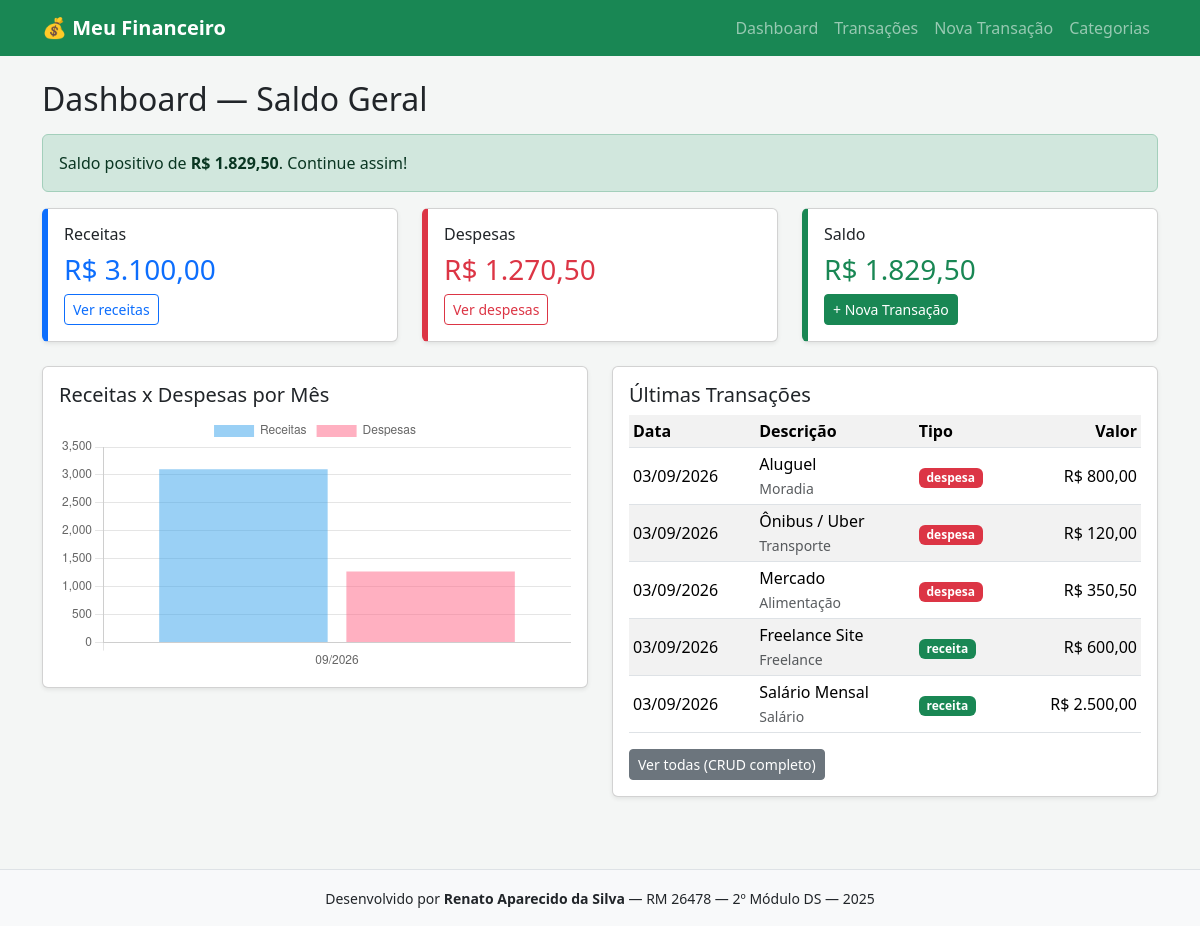
The page / on the database its author committed.
### tables this page shows
CREATE TABLE IF NOT EXISTS transacoes (
  id INT AUTO_INCREMENT PRIMARY KEY,
  tipo ENUM('receita','despesa') NOT NULL,
  descricao VARCHAR(150) NOT NULL,
  categoria_id INT NULL,
  valor DECIMAL(10,2) NOT NULL CHECK (valor > 0),
  data_transacao DATE NOT NULL,
  observacao TEXT NULL,
  criado_em TIMESTAMP DEFAULT CURRENT_TIMESTAMP,
  CONSTRAINT fk_trans_categoria FOREIGN KEY (categoria_id)
    REFERENCES categorias(id) ON DELETE SET NULL ON UPDATE CASCADE
);

CREATE TABLE IF NOT EXISTS categorias (
  id INT AUTO_INCREMENT PRIMARY KEY,
  nome VARCHAR(100) NOT NULL,
  tipo ENUM('receita','despesa','ambos') NOT NULL DEFAULT 'ambos',
  criado_em TIMESTAMP DEFAULT CURRENT_TIMESTAMP
);

### index.php (the view, shortened to what this page needs)
<?php
require 'config/conexao.php';
require 'includes/header.php';
$totalReceitas = $pdo->query("SELECT IFNULL(SUM(valor),0) FROM transacoes WHERE tipo='receita'")->fetchColumn();
$totalDespesas = $pdo->query("SELECT IFNULL(SUM(valor),0) FROM transacoes WHERE tipo='despesa'")->fetchColumn();
$saldo = $totalReceitas - $totalDespesas;
$stmt = $pdo->query("SELECT t.*, c.nome AS categoria FROM transacoes t LEFT JOIN categorias c ON c.id = t.categoria_id ORDER BY t.data_transacao DESC, t.id DESC LIMIT 10");
$ultimas = $stmt->fetchAll();
$graf = $pdo->query("
  SELECT DATE_FORMAT(data_transacao,'%m/%Y') AS mes,
         SUM(CASE WHEN tipo='receita' THEN valor ELSE 0 END) AS receitas,
         SUM(CASE WHEN tipo='despesa' THEN valor ELSE 0 END) AS despesas
  FROM transacoes GROUP BY mes ORDER BY MIN(data_transacao) DESC LIMIT 6
")->fetchAll();
$graf = array_reverse($graf);
$labels = json_encode(array_column($graf, 'mes'));
$dRec = json_encode(array_map('floatval', array_column($graf, 'receitas')));
$dDes = json_encode(array_map('floatval', array_column($graf, 'despesas')));
function brl($v){ return 'R$ ' . number_format($v, 2, ',', '.'); }
?>
<h2 class="mb-3">Dashboard — Saldo Geral</h2>
<?php if($saldo < 0): ?>
<div class="alert alert-danger">Atenção: seu saldo está <b>negativo</b> (<?= brl($saldo) ?>). Reveja suas despesas.</div>
<?php else: ?>
<div class="alert alert-success">Saldo positivo de <b><?= brl($saldo) ?></b>. Continue assim!</div>
<?php endif; ?>
<div class="row mb-4">
  <div class="col-md-4"><div class="card card-receita shadow-sm"><div class="card-body">
    <h6>Receitas</h6><h3 class="text-primary"><?= brl($totalReceitas) ?></h3>
    <a href="transacoes.php?tipo=receita" class="btn btn-sm btn-outline-primary">Ver receitas</a>
  </div></div></div>
  <div class="col-md-4"><div class="card card-despesa shadow-sm"><div class="card-body">
    <h6>Despesas</h6><h3 class="text-danger"><?= brl($totalDespesas) ?></h3>
    <a href="transacoes.php?tipo=despesa" class="btn btn-sm btn-outline-danger">Ver despesas</a>
  </div></div></div>
  <div class="col-md-4"><div class="card card-saldo shadow-sm"><div class="card-body">
    <h6>Saldo</h6><h3 class="<?= $saldo>=0?'text-success':'text-danger' ?>"><?= brl($saldo) ?></h3>
    <a href="cadastrar.php" class="btn btn-sm btn-success">+ Nova Transação</a>
  </div></div></div>
</div>
<div class="row">
  <div class="col-md-6">
    <div class="card shadow-sm mb-4"><div class="card-body">
      <h5>Receitas x Despesas por Mês</h5>
      <canvas id="grafico"></canvas>
    </div></div>
  </div>
  <div class="col-md-6">
    <div class="card shadow-sm mb-4"><div class="card-body">
      <h5>Últimas Transações</h5>
      <table class="table table-sm table-striped">
        <tr><th>Data</th><th>Descrição</th><th>Tipo</th><th class="text-end">Valor</th></tr>
        <?php foreach($ultimas as $t): ?>
        <tr>
          <td><?= date('d/m/Y', strtotime($t['data_transacao'])) ?></td>
          <td><?= htmlspecialchars($t['descricao']) ?><br><small class="text-muted"><?= htmlspecialchars($t['categoria'] ?? '-') ?></small></td>
          <td><span class="badge <?= $t['tipo']=='receita'?'bg-success':'bg-danger' ?>"><?= $t['tipo'] ?></span></td>
          <td class="text-end"><?= brl($t['valor']) ?></td>
        </tr>
        <?php endforeach; ?>
      </table>
      <a href="transacoes.php" class="btn btn-sm btn-secondary">Ver todas (CRUD completo)</a>
    </div></div>
  </div>
</div>
<script>
const ctx = document.getElementById('grafico');
new Chart(ctx, {
  type: 'bar',
  data: {
    labels: <?= $labels ?>,
    datasets: [
      { label: 'Receitas', data: <?= $dRec ?> },
      { label: 'Despesas', data: <?= $dDes ?> }
    ]
  }
});
</script>
<?php require 'includes/footer.php'; ?>

### includes/header.php (shortened to what this page needs)
<!DOCTYPE html>
<html lang="pt-BR">
<head>
<link href="https://cdn.jsdelivr.net/npm/bootstrap@5.3.3/dist/css/bootstrap.min.css" rel="stylesheet">
<link rel="stylesheet" href="assets/css/style.css">
</head>
<body>
<nav class="navbar navbar-expand-lg navbar-dark bg-success mb-4">
  <div class="container">
    <a class="navbar-brand fw-bold" href="index.php">💰 Meu Financeiro</a>
    <div class="collapse navbar-collapse" id="menu">
      <ul class="navbar-nav ms-auto">
        <li class="nav-item"><a class="nav-link" href="index.php">Dashboard</a></li>
        <li class="nav-item"><a class="nav-link" href="transacoes.php">Transações</a></li>
        <li class="nav-item"><a class="nav-link" href="cadastrar.php">Nova Transação</a></li>
        <li class="nav-item"><a class="nav-link" href="categorias.php">Categorias</a></li>
      </ul>
    </div>
  </div>
</nav>
<div class="container mb-5">

### includes/footer.php (shortened to what this page needs)
</div>
<footer class="text-center py-3 bg-light border-top">
  <small>Desenvolvido por <b>Renato Aparecido da Silva</b> — RM 26478 — 2º Módulo DS — 2025</small>
</footer>
</body>
</html>

### assets/css/style.css (style rules this page uses)
body { background: #f4f6f5; }
.card-saldo { border-left: 6px solid #198754; }
.card-receita { border-left: 6px solid #0d6efd; }
.card-despesa { border-left: 6px solid #dc3545; }
.table td, .table th { vertical-align: middle; }

### rows shown on the page
transacoes: data_transacao "03/09/2026", descricao "Aluguel", categoria.nome "Moradia", tipo "despesa", valor "R$ 800,00"
transacoes: data_transacao "03/09/2026", descricao "Ônibus / Uber", categoria.nome "Transporte", tipo "despesa", valor "R$ 120,00"
transacoes: data_transacao "03/09/2026", descricao "Mercado", categoria.nome "Alimentação", tipo "despesa", valor "R$ 350,50"
transacoes: data_transacao "03/09/2026", descricao "Freelance Site", categoria.nome "Freelance", tipo "receita", valor "R$ 600,00"
transacoes: data_transacao "03/09/2026", descricao "Salário Mensal", categoria.nome "Salário", tipo "receita", valor "R$ 2.500,00"

### other values the page prints
brl($saldo) "R$ 1.829,50"
brl($totalReceitas) "R$ 3.100,00"
brl($totalDespesas) "R$ 1.270,50"
chart data {{ $dRec }} [3100]
chart data {{ $dDes }} [1270.5]
